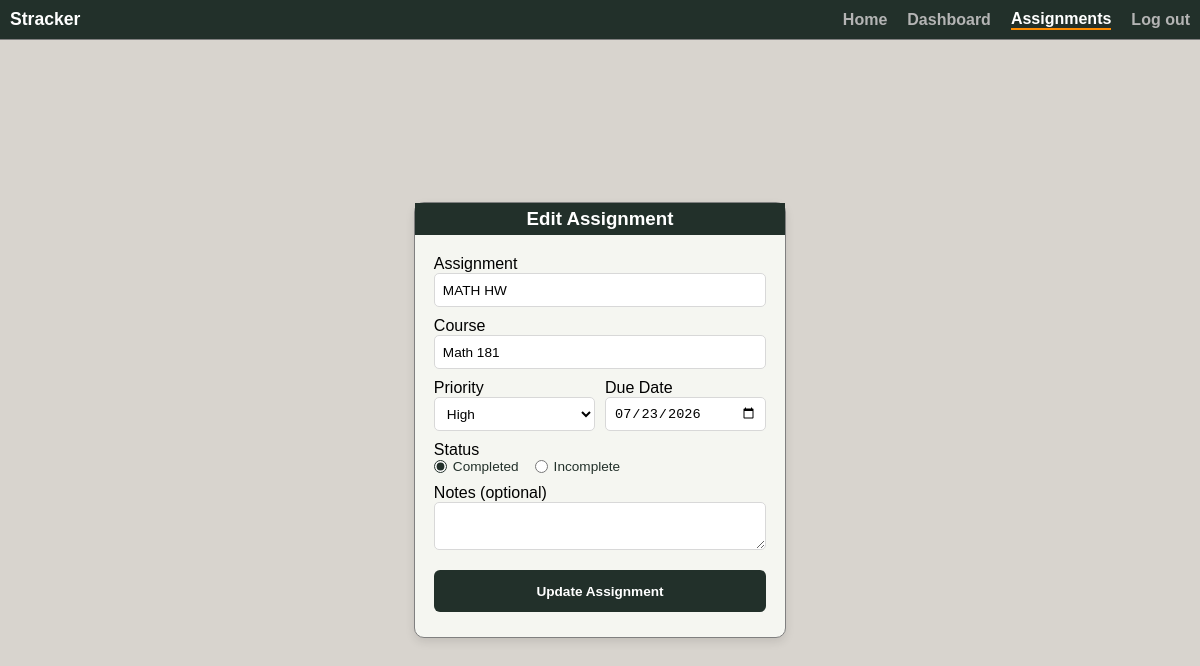
Page /edit-assignment/1 (signed in) on the earlier database version.
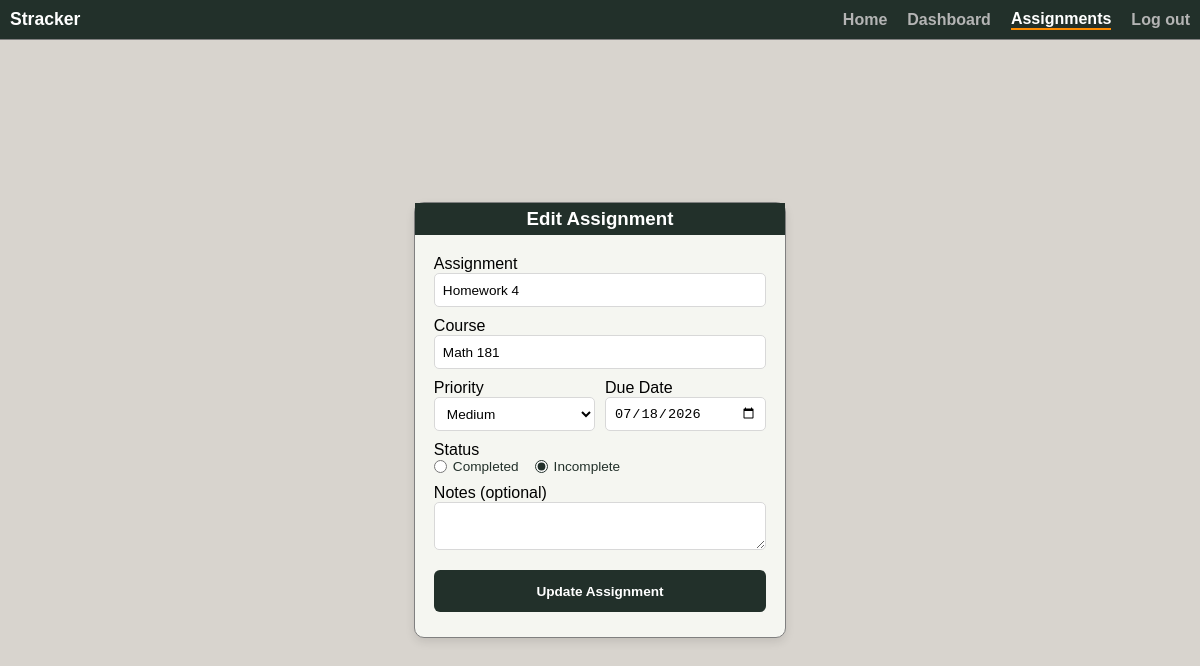
Same page on the later database version.
### app/models.py (models this page shows, shortened)
class Assignment(db.Model):
    id = db.Column(db.Integer, primary_key=True)
    name = db.Column(db.String(150))
    course = db.Column(db.String(150))
    priority = db.Column(db.String(10))
    due_date = db.Column(db.Date)
    notes = db.Column(db.String(1000))
    completion_status = db.Column(db.Boolean, default=False)
    student = db.Column(db.Integer, db.ForeignKey('user.id'))

### app/dashboard/routes.py (the view, shortened to what this page needs)
@views.route("/edit-assignment/<int:id>", methods=["GET", "POST"])
@login_required
def edit_assignment(id):
    assignment = Assignment.query.get_or_404(id)
    return render_template("edit.html", assignment=assignment, user=current_user)

### app/__init__.py (called while the page is built)
def create_app():
    app = Flask(__name__)
    app.config['SECRET_KEY'] = os.environ.get("SECRET_KEY")
    app.config['SQLALCHEMY_DATABASE_URI'] = 'sqlite:///database.db'
    db.init_app(app)
    from app.auth.routes import auth
    from app.dashboard.routes import views
    app.register_blueprint(auth, url_prefix="/auth")
    app.register_blueprint(views, url_prefix="/")
    from .models import User, Assignment
    login_manager = LoginManager()
    login_manager.login_view = "auth.login"
    login_manager.init_app(app)
    @login_manager.user_loader
    def load_user(id):
        return User.query.get(int(id))
    if not path.exists('app/' + "database.db"):
        with app.app_context():
            db.create_all()
        print('Created Database!')
    return app

### app/templates/edit.html (shortened to what this page needs)
{% extends "index.html" %}
{% block content %}
    <nav class="navbar">
        <span id="stracker">Stracker</span>
        {% if user.is_authenticated %}
        <a class = "navigation-link" href="/">Home</a>
        <a class = "navigation-link" href="/dashboard">Dashboard</a>
        <a class = "navigation-link current" href="/assignments">Assignments</a>
        <a class = "navigation-link" href="/auth/logout">Log out</a>
        {% else %}
        <a class = "navigation-link" href="/">Home</a>
        <a class = "navigation-link" href="/auth/login">Login</a>
        <a class = "navigation-link" href="/auth/sign-up">Sign-Up</a>
        {% endif %}
    </nav>
    <div id="edit-assignment-wrapper">
        <div id="edit-assignment-container" class="box-shadow">
            <h3 class="center container-header">Edit Assignment</h3>
            <form method="POST" action="/edit-assignment/{{ assignment.id }}" id="edit-assignment-form">
                <div class="form-group">
                    <label for="name">Assignment</label>
                    <input type="text" class="assignment-input" name="name" id="name" value="{{ assignment.name }}" placeholder="Example: Study for Final Exam" required>
                </div>
                <div class="form-group">
                    <label for="course">Course</label>
                    <input type="text" class="assignment-input" name="course" id="course" value="{{ assignment.course }}" required>
                </div>
                <div class="form-row">
                    <div class="form-group">
                        <label for="priority">Priority</label>
                        <select name="priority" class="assignment-input" id="priority" required>
                            <option value="Medium" {% if assignment.priority == "Medium" %}selected{% endif %}>Medium</option>
                            <option value="High" {% if assignment.priority == "High" %}selected{% endif %}>High</option>
                        </select>
                    </div>
                    <div class="form-group">
                        <label for="due_date">Due Date</label>
                        <input type="date" class="assignment-input" name="due_date" id="due_date" value="{{ assignment.due_date }}" required>
                    </div>
                </div>
                <div class="form-group">
                    <label>Status</label>
                    <div class="status-toggle">
                        <label class="radio-option" for="complete">
                            <input type="radio" name="completed" id="complete" value="True" {% if assignment.completion_status %}checked{% endif %}>
                            Completed
                        </label>
                        <label class="radio-option" for="incomplete">
                            <input type="radio" name="completed" id="incomplete" value="False" {% if not assignment.completion_status %}checked{% endif %}>
                            Incomplete
                        </label>
                    </div>
                </div>
                <div class="form-group">
                    <label for="notes">Notes (optional)</label>
                    <textarea name="notes" id="notes">{{ assignment.notes }}</textarea>
                </div>
                <input id="update-assignment" type="submit" value="Update Assignment">
            </form>
        </div>
    </div>
{% endblock %}

### app/templates/index.html (shortened to what this page needs)
<!DOCTYPE html>
<html lang="en">
    <head>
        <link rel="stylesheet" href="{{ url_for('static', filename='styles.css') }}">
    </head>
    <body>
        {% block content %}{% endblock %}
    </body>
</html>

### app/static/styles.css (style rules this page uses)
* { margin: 0; padding: 0; box-sizing: border-box; }
html { height: 100%; overflow: auto; }
body { font-family: Arial, sans-serif; background-color: rgb(216, 212, 206); display: flex; flex-direction: column; height: 100vh; overflow: auto; transform-origin: top center; }
#stracker { margin-right: auto; margin-left: 10px; font-weight: bold; color: white; font-size: 1.1rem; }
.navigation-link { text-decoration: none; margin: 10px; color: rgba(180, 180, 180); transition: all 0.3s ease; font-weight: bold; }
.current { border-bottom: 2px solid darkorange; color: white; }
.navbar { display: flex; width: 100vw; height: 5vh; background-color: #22302A; justify-content: end; align-items: center; border-bottom: 1px solid gray; flex: 0 0 auto; }
#notes { width: 100%; padding: 8px; border: 1px solid #d8d8d8; border-radius: 5px; font-size: 0.85rem; font-family: Arial, sans-serif; resize: vertical; background-color: white; }
.form-group { width: 90%; display: flex; flex-direction: column; margin-bottom: 10px; }
.form-row { width: 90%; display: flex; gap: 10px; }
.form-row .form-group { width: 100%; }
.assignment-input { width: 100%; height: 34px; padding: 0 8px; border: 1px solid #d8d8d8; border-radius: 5px; font-size: 0.85rem; background-color: white; }
#edit-assignment-wrapper { flex: 1; display: flex; justify-content: center; align-items: center; padding: 40px 20px; }
#edit-assignment-container { background-color: #F5F6F1; border: 1px solid gray; border-radius: 10px; width: 32%; min-width: 320px; padding: 0; display: flex; flex-direction: column; }
#edit-assignment-form { display: flex; flex-direction: column; align-items: center; padding: 20px 0 25px; }
.status-toggle { width: 100%; display: flex; gap: 16px; }
.radio-option { display: flex; align-items: center; gap: 6px; font-size: 0.85rem; font-weight: normal; color: #22302A; cursor: pointer; }
.radio-option input[type="radio"] { accent-color: #22302A; cursor: pointer; }
#update-assignment { background-color: #22302A; color: white; width: 90%; height: 42px; margin-top: 10px; border-radius: 6px; border: none; font-size: 0.85rem; font-weight: bold; cursor: pointer; transition: all 0.2s ease; }
.container-header { width: 100%; margin-top: 0; padding: 5px; background-color: #22302A; color: white; }
.center { text-align: center; }
.box-shadow { box-shadow: 0px 4px 10px 0px rgba(0, 0, 0, 0.1); }

Differences in the rows shown:
changed Assignment "Math 181": name "MATH HW" → "Homework 4"; priority "High" → "Medium"; due_date "07/23/2026" → "07/18/2026"; completion_status "☑ Completed" → "☐ Completed"; completion_status "☐ Incomplete" → "☑ Incomplete"
